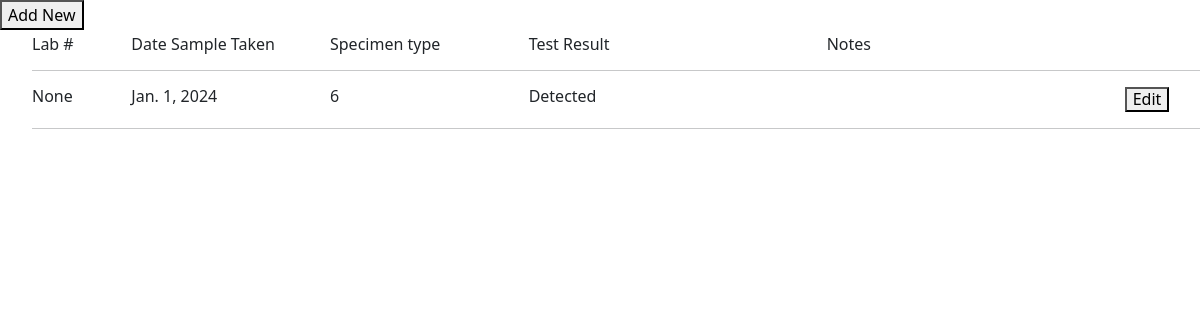
The app's page /client/laboratory_other_list/1/ with its own data.
### tb_app/models.py (models this page shows, shortened)
class Laboratory_PCR(TSIS2BaseModel):
    client = models.ForeignKey("client", blank=False, null=False, on_delete=models.PROTECT)
    date_sample_taken = models.DateField(blank=False, null=False)
    specimen_type = models.CharField(blank=False, null=False,max_length=255, choices=SPECIMEN)
    other_specimen_type =models.CharField(blank=True, null=True, max_length=255)
    date_sample_sent_to_lab = models.DateField(blank=True, null=True)
    date_sample_received_at_lab = models.DateField(blank=True, null=True)
    date_results_received = models.DateField(blank=True, null=True)
    lab_no = models.CharField(blank=True, null=True, max_length=255)
    test_results = models.CharField(blank=True, null=True, max_length=255, choices=PCR_RESULTS)
    sample_rejection_reason = models.CharField(blank=True, null=True, max_length=255)
    notes = models.TextField(blank=True, null=True)

### tb_app/views.py (the view)
# urls.py: path('laboratory_other_list/<int:client_id>/', laboratory_other_list, name='laboratory_other_list'),
def laboratory_other_list(request, client_id):
    client = get_object_or_404(Client, pk=client_id)
    laboratory_other = Laboratory_PCR.objects.filter(client_id=client_id)
    return render(request, 'laboratory_other_list.html', {'laboratory_other': laboratory_other, 'client_id': client_id})

### tb_app/base_model.py (called while the page is built)
    def get_queryset(self):
        if self.include_deleted:
            return TSIS2BaseQuerySet(self.model)
        return TSIS2BaseQuerySet(self.model).filter(deleted_at=None)

### tb_app/templates/laboratory_other_list.html (shortened to what this page needs)
{% load widget_tweaks %}
{% load bootstrap5 %}
{% bootstrap_css %}
{% load crispy_forms_tags %}
</head>
{% block content %}
<div class="col-md-4">  <button onclick="popup2({{ client.id }})">Add New</button>  </div>
<ul>
  <b><div class="row h6">
    <div class="col-md-1"> Lab #  </div>
    <div class="col-md-2"> Date Sample Taken </div>
    <div class="col-md-2"> Specimen type </div>
    <div class="col-md-3">  Test Result</div>
    <div class="col-md-3">  Notes </div>
  </div> </b>
<hr>
{% for xr in laboratory_other %}
<div class="row h6">
   <div class="col-md-1">  {{ xr.lab_no }}</div>
    <div class="col-md-2">  {{ xr.date_sample_taken }}</div>
    <div class="col-md-2">  {{ xr.specimen_type }}</div>
    <div class="col-md-3">  {{ xr.test_results }}</div>
    <div class="col-md-3">  {{ xr.notes}}</div>
    <div class="col-md-1"> <button onclick="popup({{ xr.id }})">Edit</button>  </div>
  </div>
  <hr>
{% empty %}
<p style="font-size:12px; "> No data found - Click <b>'Add New'</b> to create new record </p>
{% endfor %}
</ul>
{% endblock %}

### tb_app/templates/laboratory_other_list.html (style rules this page uses)
.row { margin-bottom: 5px; margin-top: 5px; }

### records on screen
Laboratory_PCR: lab_no "None", date_sample_taken "Jan. 1, 2024", specimen_type "6", test_results "Detected"
